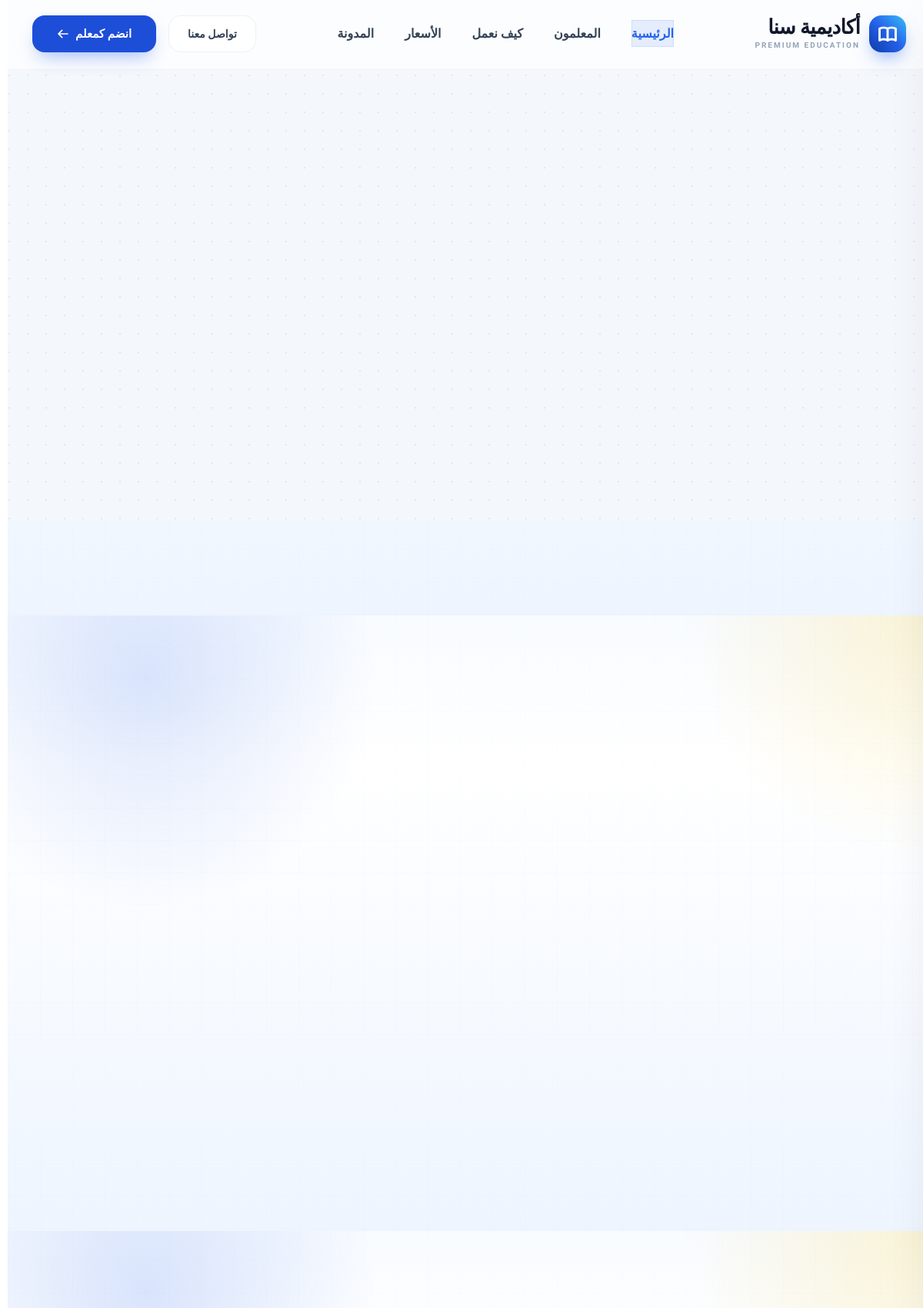
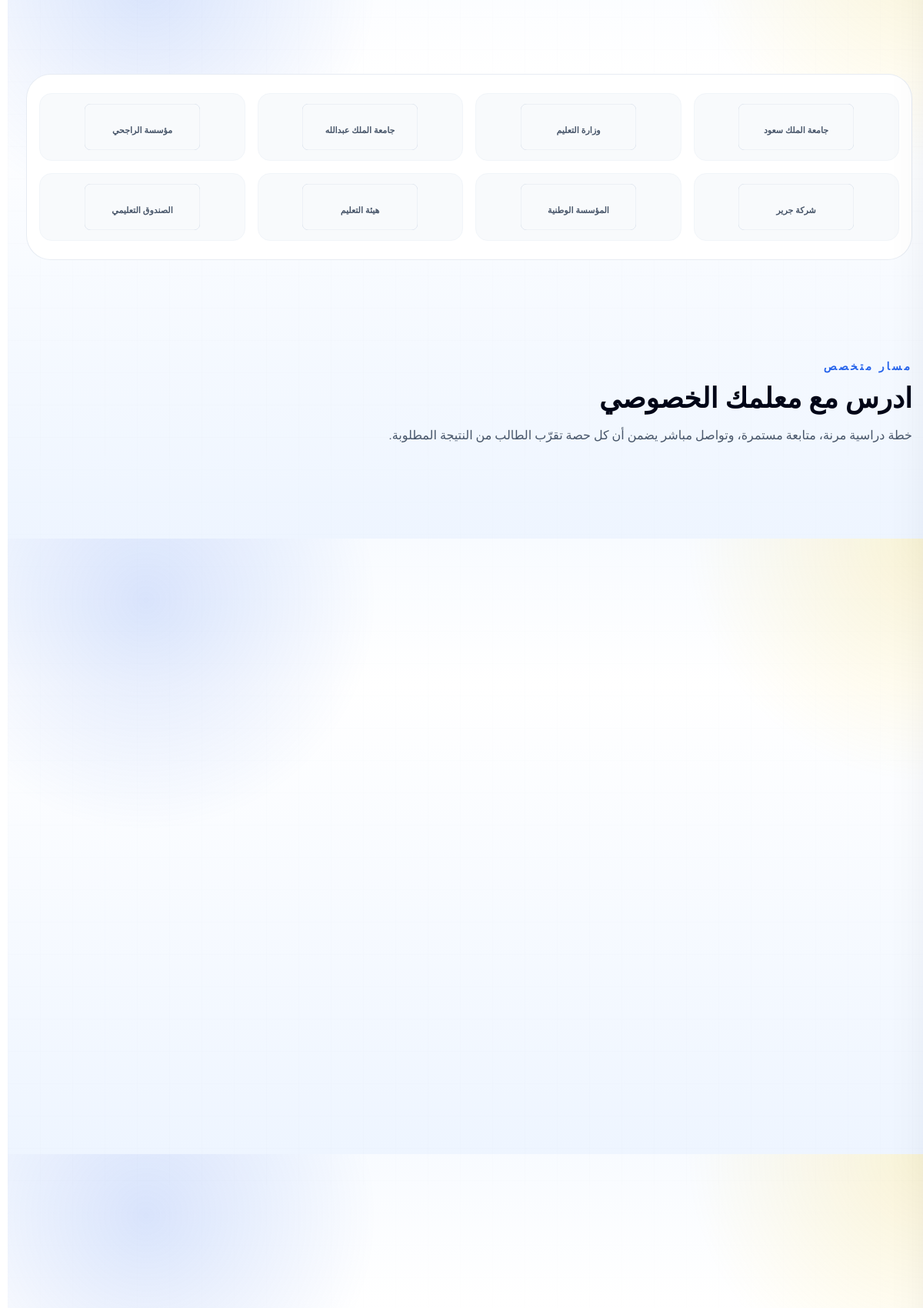
The page / (upper part) on the database its author committed (2 pictures, top to bottom).
### apps/main/models.py (models this page shows, shortened)
class SiteSettings(models.Model):
    site_name = models.CharField('اسم الموقع', max_length=100, blank=True, default='Sana Academy')
    site_description = models.TextField('وصف الموقع', blank=True)
    logo = models.ImageField('الشعار', upload_to='site/', blank=True)
    logo_white = models.ImageField('الشعار الأبيض', upload_to='site/', blank=True)
    phone = models.CharField('رقم الهاتف', max_length=20, blank=True)
    email = models.EmailField('البريد الإلكتروني', blank=True)
    whatsapp = models.CharField('واتساب', max_length=20, blank=True)
    address = models.CharField('العنوان', max_length=200, blank=True)
    google_maps_url = models.URLField('رابط خريطة جوجل', blank=True)
    copyright_text = models.CharField('نص حقوق النشر', max_length=200, blank=True)
    accreditation_text = models.TextField('نص الاعتماد', blank=True)
    accreditation_badge = models.ImageField('شارة الاعتماد', upload_to='site/', blank=True)
    class Meta:
        verbose_name = 'إعدادات الموقع'
        verbose_name_plural = 'إعدادات الموقع'

class ActiveOrderedModel(ActiveModel, OrderedModel):
    class Meta:
        abstract = True

class Partner(ActiveOrderedModel):
    name = models.CharField('اسم الشريك', max_length=100)
    logo = models.ImageField('الشعار', upload_to='partners/', blank=True)
    url = models.URLField('الرابط', blank=True)
    class Meta:
        ordering = ['order', 'name']
        verbose_name = 'شريك'
        verbose_name_plural = 'الشركاء'

class FeatureBlock(ActiveOrderedModel):
    slug = models.SlugField('المعرف', max_length=120, unique=True, blank=True)
    title = models.CharField('العنوان', max_length=200)
    description = models.TextField('الوصف')
    image = models.ImageField('الصورة', upload_to='features/', blank=True)
    class Meta:
        ordering = ['order', 'id']
        verbose_name = 'بلوك مميزات'
        verbose_name_plural = 'بلوكات المميزات'

### apps/main/views.py (the view)
# urls.py: path('', views.home, name='home'),
def home(request):
    hero = get_singleton_instance(HeroSection)
    page_meta = PageMeta.objects.filter(slug='home', is_active=True).first()
    stats = get_active_ordered_queryset(TrustStat)
    services = get_active_ordered_queryset(EducationalService, prefetch_related=('features',))
    partners = get_active_ordered_queryset(Partner)
    feature_blocks = FeatureBlock.objects.filter(
        slug__in=['private-tutoring', 'aptitude-tests'],
        is_active=True,
    ).prefetch_related('points', 'tabs__points').order_by('order')
    feature_blocks_by_slug = {block.slug: block for block in feature_blocks}
    subjects = Subject.objects.filter(is_active=True).order_by('order')
    testimonials = Testimonial.objects.filter(is_active=True, page='homepage').order_by('order')[:4]
    steps = get_active_ordered_queryset(ProcessStep)
    faqs = FAQ.objects.filter(is_active=True, show_on_homepage=True).order_by('order')[:10]
    app_promo = get_singleton_instance(AppPromoSection)
    cta = CTABlock.objects.filter(slug='homepage-cta', is_active=True).first()
    context = {
        'hero': hero,
        'page_meta': page_meta,
        'stats': stats or [],
        'services': services or [],
        'partners': partners or [],
        'tutoring_block': feature_blocks_by_slug.get('private-tutoring'),
        'aptitude_block': feature_blocks_by_slug.get('aptitude-tests'),
        'subjects': subjects,
        'teachers': _get_featured_teachers(),
        'testimonials': testimonials,
        'steps': steps or [],
        'faqs': faqs,
        'app_promo': app_promo,
        'cta': cta,
    }
    return render(request, 'index.html', context)

### apps/main/context_processors.py (called while the page is built)
def get_model(model_or_label):
    if isinstance(model_or_label, str):
        return apps.get_model(model_or_label)
    return model_or_label

def get_singleton_instance(model_or_label, *, select_related=None, prefetch_related=None):
    try:
        model = get_model(model_or_label)
    except (LookupError, AppRegistryNotReady):
        return None
    try:
        queryset = model.objects.all()
        if select_related:
            queryset = queryset.select_related(*select_related)
        if prefetch_related:
            queryset = queryset.prefetch_related(*prefetch_related)
        return queryset.first()
    except (OperationalError, ProgrammingError):
        return None

def get_active_ordered_queryset(model_or_label, *, filters=None, select_related=None, prefetch_related=None):
    filters = filters or {}
    try:
        model = get_model(model_or_label)
    except (LookupError, AppRegistryNotReady):
        return None
    try:
        queryset = model.objects.filter(is_active=True, **filters)
        if select_related:
            queryset = queryset.select_related(*select_related)
        if prefetch_related:
            queryset = queryset.prefetch_related(*prefetch_related)
        if any(field.name == 'order' for field in model._meta.fields):
            queryset = queryset.order_by('order', 'pk')
        return queryset
    except (OperationalError, ProgrammingError):
        return None

def get_site_settings():
    return get_singleton_instance('main.SiteSettings', prefetch_related=('social_links',))

def site_settings(request):
    return {'site_settings': get_site_settings()}

### apps/teacher/models.py (called while the page is built)
    def get_absolute_url(self):
        return reverse('teacher:detail', args=[self.slug])

### apps/main/templates/index.html (shortened to what this page needs)
{% extends 'base.html' %}
{% load static %}
{% block content %}
  <section class="relative overflow-hidden bg-[#f4f7fb] px-4 pb-16 pt-12 md:px-6 md:pb-24 md:pt-20 border-b border-blue-50">
    <div class="relative z-10 mx-auto max-w-[1500px]">
      <div class="grid min-h-[500px] items-center gap-12 lg:grid-cols-[1fr_1fr]">
      </div>
    </div>
  </section>
  <section class="px-4 py-6 md:px-6 md:py-8">
    <div class="mx-auto max-w-[1500px]">
    </div>
  </section>
  <section class="px-4 py-10 md:px-6 md:py-16">
    <div class="mx-auto max-w-[1500px]">
      <div class="no-scrollbar mt-10 flex gap-5 overflow-x-auto pb-2 xl:justify-center">
      </div>
    </div>
  </section>
  <section class="px-4 py-10 md:px-6 md:py-16">
    <div class="mx-auto max-w-[1500px]">
      <div class="mt-10 grid gap-4 rounded-[32px] border border-slate-200/80 bg-white px-4 py-6 sm:grid-cols-2 lg:grid-cols-4">
        {% for partner in partners %}
          <div class="flex h-[88px] items-center justify-center rounded-2xl border border-slate-100 bg-slate-50 p-4">
            <img
              src="{% if partner.logo %}{{ partner.logo.url }}{% else %}{% static 'assets/logos/partner-' %}{{ forloop.counter }}.svg{% endif %}"
              alt="{{ partner.name }}"
              class="h-[60px] w-[150px] object-contain"
            />
          </div>
        {% endfor %}
      </div>
    </div>
  </section>
  {% if tutoring_block %}
    <section class="px-4 py-10 md:px-6 md:py-16">
      <div class="mx-auto max-w-[1500px]">
        <div class="mb-7 text-center md:text-right">
          <p class="text-sm font-semibold tracking-[0.22em] text-brand-500">مسار متخصص</p>
          <h2 class="mt-3 text-3xl font-bold text-slate-950 md:text-4xl">{{ tutoring_block.title }}</h2>
          <p class="mt-4 max-w-3xl text-base text-slate-600">{{ tutoring_block.description }}</p>
        </div>
      </div>
    </section>
  {% endif %}
  {% if aptitude_block %}
    <section class="px-4 py-10 md:px-6 md:py-16">
      <div class="mx-auto max-w-[1500px]">
      </div>
    </section>
  {% endif %}
{% endblock content %}

### apps/templates/base.html (shortened to what this page needs)
{% load static %}
<!doctype html>
<html dir="rtl" lang="ar">
<head>
    <link rel="stylesheet" href="{% static 'css/output.css' %}" />
    <link rel="stylesheet" href="{% static 'css/custom.css' %}" />
</head>
<body class="font-arabic bg-white text-slate-900 leading-relaxed antialiased overflow-x-hidden">
    <header data-site-header class="fixed inset-x-0 top-0 z-50 border-b border-white/40 bg-white/70 backdrop-blur-2xl transition-all duration-500">
        <div class="mx-auto max-w-[1500px] px-4 md:px-8">
            <div class="flex h-[88px] items-center justify-between gap-6">
                <a class="group relative flex items-center gap-3 transition-transform duration-300 hover:scale-[1.02]" href="{% url 'main:home' %}" aria-label="{{ site_settings.site_name|default:'Sana Academy' }}">
                    <div class="relative flex h-12 w-12 shrink-0 items-center justify-center rounded-[16px] bg-gradient-to-tr from-brand-700 via-brand-500 to-[#38bdf8] shadow-[0_12px_24px_-8px_rgba(37,99,235,0.6)]">
                    </div>
                    <div class="flex flex-col justify-center">
                        <span class="text-[26px] font-black tracking-tight text-slate-900 drop-shadow-sm leading-none" style="font-family: &quot;Outfit&quot;, system-ui, sans-serif">
                            {{ site_settings.site_name|default:'Sana' }}
                        </span>
                        <span class="mt-1 text-[10px] uppercase tracking-[0.2em] font-bold text-slate-400">Premium Education</span>
                    </div>
                </a>
                <nav class="hidden flex-1 items-center justify-center lg:flex">
                    <ul class="flex items-center gap-10">
                        <li><a data-nav-link data-nav-type="desktop" class="group relative py-2 text-base font-semibold text-slate-700 transition hover:text-brand-600" href="{% url 'main:home' %}">الرئيسية</a></li>
                        <li><a data-nav-link data-nav-type="desktop" class="group relative py-2 text-base font-semibold text-slate-700 transition hover:text-brand-600" href="{% url 'teacher:list' %}">المعلمون</a></li>
                        <li><a data-nav-link data-nav-type="desktop" class="group relative py-2 text-base font-semibold text-slate-700 transition hover:text-brand-600" href="{% url 'about:how_it_works' %}">كيف نعمل</a></li>
                        <li><a data-nav-link data-nav-type="desktop" class="group relative py-2 text-base font-semibold text-slate-700 transition hover:text-brand-600" href="{% url 'price:pricing' %}">الأسعار</a></li>
                        <li><a data-nav-link data-nav-type="desktop" class="group relative py-2 text-base font-semibold text-slate-700 transition hover:text-brand-600" href="{% url 'blogs:list' %}">المدونة</a></li>
                    </ul>
                </nav>
                <div class="flex items-center justify-end gap-4">
                    <a class="hidden h-12 items-center justify-center rounded-2xl border border-slate-200/60 bg-white/50 px-6 text-sm font-bold text-slate-700 backdrop-blur-md transition-all duration-300 hover:border-brand-400 hover:bg-white hover:text-brand-600 hover:shadow-[0_8px_20px_-6px_rgba(0,0,0,0.1)] md:inline-flex" href="{% url 'contact:contact' %}">
                        تواصل معنا
                    </a>
                    <a class="group relative hidden h-12 items-center justify-center overflow-hidden rounded-2xl bg-brand-600 px-8 text-[15px] font-bold text-white shadow-[0_12px_24px_-8px_rgba(37,99,235,0.45)] transition-all duration-300 hover:scale-[1.03] hover:bg-brand-700 md:inline-flex" href="{% url 'teacher:apply' %}">
                        <span class="relative z-10 flex items-center gap-2">
                            انضم كمعلم
                            <svg class="h-4 w-4 transition-transform duration-300 group-hover:-translate-x-1" fill="none" viewBox="0 0 24 24" stroke="currentColor">
                                <path stroke-linecap="round" stroke-linejoin="round" stroke-width="2.5" d="M10 19l-7-7m0 0l7-7m-7 7h18" />
                            </svg>
                        </span>
                    </a>
                </div>
            </div>
        </div>
    </header>
    {% block content %}{% endblock %}
</body>
</html>

### static/css/custom.css (style rules this page uses)
:root { --brand-blue: #2563eb; --brand-blue-deep: #0f3aa9; --brand-sky: #38bdf8; --brand-yellow: #facc15; --brand-ink: #0f172a; --brand-slate: #334155; --brand-border: rgba(148, 163, 184, 0.24); --brand-surface: rgba(255, 255, 255, 0.82); }
html { scroll-behavior: smooth; }
body { direction: rtl; min-height: 100vh; color: var(--brand-ink); text-align: right; background: radial-gradient(circle at top right, rgba(250, 204, 21, 0.18), transparent 22%), radial-gradient(circle at 15% 10%, rgba(37, 99, 235, 0.16), transparent 24%), linear-gradient(180deg, #f8fbff 0%, #ffffff 24%, #eef5ff 100%); }
body::before { position: fixed; inset: 0; z-index: -1; pointer-events: none; content: ""; background-image: linear-gradient(rgba(148, 163, 184, 0.08) 1px, transparent 1px), linear-gradient(90deg, rgba(148, 163, 184, 0.08) 1px, transparent 1px); background-size: 42px 42px; mask-image: linear-gradient(180deg, rgba(15, 23, 42, 0.35), transparent 72%); }
.nav-link-active { color: var(--brand-blue); background: rgba(37, 99, 235, 0.1); box-shadow: inset 0 0 0 1px rgba(37, 99, 235, 0.12); }
.no-scrollbar { -ms-overflow-style: none; scrollbar-width: none; }

### rows shown on the page
SiteSettings: site_name "أكاديمية سنا"
Partner: shows a picture
Partner: shows a picture
Partner: shows a picture
Partner: shows a picture
Partner: shows a picture
Partner: shows a picture
Partner: shows a picture
Partner: shows a picture
FeatureBlock: title "ادرس مع معلمك الخصوصي", description "خطة دراسية مرنة، متابعة مستمرة، وتواصل مباشر يضمن أن كل حصة تقرّب الطالب من النتيجة المطلوبة."
